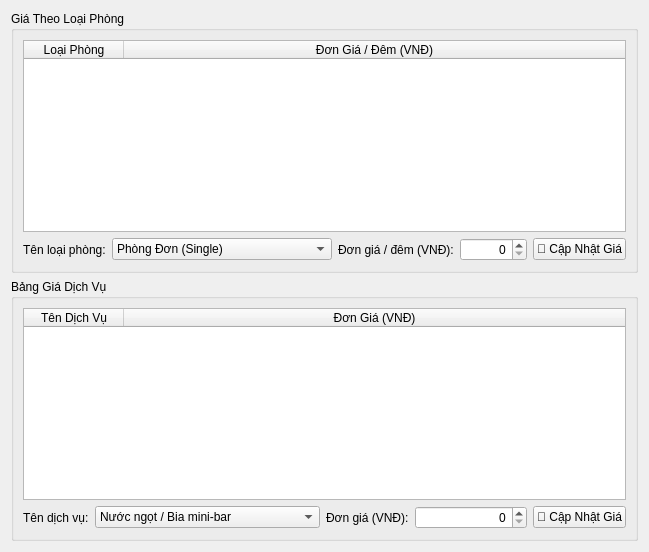
      <widget class="QWidget" name="tabPricing">
       <attribute name="title">
        <string>⚙️ Quản Lý Giá &amp; Danh Mục</string>
       </attribute>
       <layout class="QVBoxLayout" name="tab6MainLayout">
        <item>
         <layout class="QVBoxLayout" name="pricingTopLayout">
          <item>
           <widget class="QGroupBox" name="grpRoomTypePrice">
            <property name="title">
             <string>Giá Theo Loại Phòng</string>
            </property>
            <layout class="QVBoxLayout" name="roomTypeLayout">
             <item>
              <widget class="QTableWidget" name="tableRoomTypePrice">
               <property name="editTriggers">
                <set>QAbstractItemView::EditTrigger::NoEditTriggers</set>
               </property>
               <property name="alternatingRowColors">
                <bool>true</bool>
               </property>
               <property name="selectionBehavior">
                <enum>QAbstractItemView::SelectionBehavior::SelectRows</enum>
               </property>
               <attribute name="horizontalHeaderCascadingSectionResizes">
                <bool>false</bool>
               </attribute>
               <attribute name="horizontalHeaderStretchLastSection">
                <bool>true</bool>
               </attribute>
               <column>
                <property name="text">
                 <string>Loại Phòng</string>
                </property>
               </column>
               <column>
                <property name="text">
                 <string>Đơn Giá / Đêm (VNĐ)</string>
                </property>
               </column>
              </widget>
             </item>
             <item>
              <layout class="QHBoxLayout" name="roomTypeRowLayout" stretch="0,3,0,1,0">
               <item>
                <widget class="QLabel" name="lblRoomTypeName">
                 <property name="text">
                  <string>Tên loại phòng:</string>
                 </property>
                </widget>
               </item>
               <item>
                <widget class="QComboBox" name="cbRoomTypeName">
                 <property name="minimumSize">
                  <size>
                   <width>220</width>
                   <height>0</height>
                  </size>
                 </property>
                 <item>
                  <property name="text">
                   <string>Phòng Đơn (Single)</string>
                  </property>
                 </item>
                 <item>
                  <property name="text">
                   <string>Phòng Đôi (Double)</string>
                  </property>
                 </item>
                 <item>
                  <property name="text">
                   <string>Phòng VIP / Suite</string>
                  </property>
                 </item>
                </widget>
               </item>
               <item>
                <widget class="QLabel" name="lblRoomTypePrice">
                 <property name="text">
                  <string>Đơn giá / đêm (VNĐ):</string>
                 </property>
                </widget>
               </item>
               <item>
                <widget class="QDoubleSpinBox" name="spinRoomTypePrice">
                 <property name="maximumSize">
                  <size>
                   <width>170</width>
                   <height>16777215</height>
                  </size>
                 </property>
                 <property name="alignment">
                  <set>Qt::AlignmentFlag::AlignRight|Qt::AlignmentFlag::AlignTrailing|Qt::AlignmentFlag::AlignVCenter</set>
                 </property>
                 <property name="decimals">
                  <number>0</number>
                 </property>
                 <property name="maximum">
                  <double>999999999.000000000000000</double>
                 </property>
                 <property name="singleStep">
                  <double>50000.000000000000000</double>
                 </property>
                </widget>
               </item>
               <item>
                <widget class="QPushButton" name="btnUpdateRoomType">
                 <property name="text">
                  <string>💾 Cập Nhật Giá</string>
                 </property>
                </widget>
               </item>
              </layout>
             </item>
            </layout>
           </widget>
          </item>
          <item>
           <widget class="QGroupBox" name="grpServicePrice">
            <property name="title">
             <string>Bảng Giá Dịch Vụ</string>
            </property>
            <layout class="QVBoxLayout" name="serviceCatLayout">
             <item>
              <widget class="QTableWidget" name="tableServicePrice">
               <property name="editTriggers">
                <set>QAbstractItemView::EditTrigger::NoEditTriggers</set>
               </property>
               <property name="alternatingRowColors">
                <bool>true</bool>
               </property>
               <property name="selectionBehavior">
                <enum>QAbstractItemView::SelectionBehavior::SelectRows</enum>
               </property>
               <attribute name="horizontalHeaderStretchLastSection">
                <bool>true</bool>
               </attribute>
               <column>
                <property name="text">
                 <string>Tên Dịch Vụ</string>
                </property>
               </column>
               <column>
                <property name="text">
                 <string>Đơn Giá (VNĐ)</string>
                </property>
               </column>
              </widget>
             </item>
             <item>
              <layout class="QHBoxLayout" name="serviceCatRowLayout" stretch="0,4,0,2,0">
               <item>
                <widget class="QLabel" name="lblServiceCatName">
                 <property name="text">
                  <string>Tên dịch vụ:</string>
                 </property>
                </widget>
               </item>
               <item>
                <widget class="QComboBox" name="cbServiceCatName">
                 <property name="minimumSize">
                  <size>
                   <width>220</width>
                   <height>0</height>
                  </size>
                 </property>
                 <item>
                  <property name="text">
                   <string>Nước ngọt / Bia mini-bar</string>
                  </property>
                 </item>
                 <item>
                  <property name="text">
                   <string>Giặt ủi quần áo</string>
                  </property>
                 </item>
                 <item>
                  <property name="text">
                   <string>Bữa sáng tại phòng</string>
                  </property>
                 </item>
                 <item>
                  <property name="text">
                   <string>Dịch vụ xe đưa đón sân bay</string>
                  </property>
                 </item>
                 <item>
                  <property name="text">
                   <string>Spa / Massage</string>
                  </property>
                 </item>
                </widget>
               </item>
               <item>
                <widget class="QLabel" name="lblServiceCatPrice">
                 <property name="text">
                  <string>Đơn giá (VNĐ):</string>
                 </property>
                </widget>
               </item>
               <item>
                <widget class="QDoubleSpinBox" name="spinServiceCatPrice">
                 <property name="maximumSize">
                  <size>
                   <width>170</width>
                   <height>16777215</height>
                  </size>
                 </property>
                 <property name="alignment">
                  <set>Qt::AlignmentFlag::AlignRight|Qt::AlignmentFlag::AlignTrailing|Qt::AlignmentFlag::AlignVCenter</set>
                 </property>
                 <property name="decimals">
                  <number>0</number>
                 </property>
                 <property name="maximum">
                  <double>999999999.000000000000000</double>
                 </property>
                 <property name="singleStep">
                  <double>5000.000000000000000</double>
                 </property>
                </widget>
               </item>
               <item>
                <widget class="QPushButton" name="btnUpdateServiceCat">
                 <property name="text">
                  <string>💾 Cập Nhật Giá</string>
                 </property>
                </widget>
               </item>
              </layout>
             </item>
            </layout>
           </widget>
          </item>
         </layout>
        </item>
       </layout>
      </widget>
